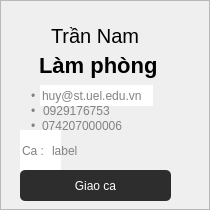
         <widget class="QFrame" name="frame_21">
          <property name="sizePolicy">
           <sizepolicy hsizetype="Preferred" vsizetype="Preferred">
            <horstretch>0</horstretch>
            <verstretch>0</verstretch>
           </sizepolicy>
          </property>
          <property name="minimumSize">
           <size>
            <width>0</width>
            <height>50</height>
           </size>
          </property>
          <property name="styleSheet">
           <string notr="true">#frame_21 {
	background-color: white;
	border-radius:4px;
	border:1px solid #E0E0E0;
}</string>
          </property>
          <property name="frameShape">
           <enum>QFrame::StyledPanel</enum>
          </property>
          <property name="frameShadow">
           <enum>QFrame::Raised</enum>
          </property>
          <widget class="QLineEdit" name="lineEdit_31">
           <property name="geometry">
            <rect>
             <x>0</x>
             <y>20</y>
             <width>191</width>
             <height>31</height>
            </rect>
           </property>
           <property name="styleSheet">
            <string notr="true">QLineEdit {
	font-family: &quot;Montserrat&quot;;
	font-size:20px;
	font-weight:none;
	background-color:transparent;
	border:1px;
}</string>
           </property>
           <property name="text">
            <string>Trần Nam</string>
           </property>
           <property name="alignment">
            <set>Qt::AlignCenter</set>
           </property>
          </widget>
          <widget class="QLineEdit" name="lineEdit_32">
           <property name="geometry">
            <rect>
             <x>40</x>
             <y>50</y>
             <width>121</width>
             <height>31</height>
            </rect>
           </property>
           <property name="styleSheet">
            <string notr="true">QLineEdit {
	font-family: &quot;Montserrat&quot;;
	font-size:22px;
	font-weight:530;
	background-color:transparent;
	border:1px;
}</string>
           </property>
           <property name="text">
            <string>Làm phòng</string>
           </property>
          </widget>
          <widget class="QLabel" name="label_14">
           <property name="geometry">
            <rect>
             <x>31</x>
             <y>85</y>
             <width>21</width>
             <height>21</height>
            </rect>
           </property>
           <property name="styleSheet">
            <string notr="true">QLabel {
	color: #828282;
}</string>
           </property>
           <property name="text">
            <string>•</string>
           </property>
          </widget>
          <widget class="QLineEdit" name="lineEdit_33">
           <property name="geometry">
            <rect>
             <x>40</x>
             <y>85</y>
             <width>113</width>
             <height>21</height>
            </rect>
           </property>
           <property name="styleSheet">
            <string notr="true">QLineEdit {
	border:none;
	color: #828282;
}</string>
           </property>
           <property name="text">
            <string>huy@st.uel.edu.vn</string>
           </property>
          </widget>
          <widget class="QLabel" name="label_15">
           <property name="geometry">
            <rect>
             <x>31</x>
             <y>100</y>
             <width>20</width>
             <height>21</height>
            </rect>
           </property>
           <property name="styleSheet">
            <string notr="true">QLabel {
	color: #828282;
}</string>
           </property>
           <property name="text">
            <string>•</string>
           </property>
          </widget>
          <widget class="QLineEdit" name="lineEdit_34">
           <property name="geometry">
            <rect>
             <x>41</x>
             <y>100</y>
             <width>111</width>
             <height>21</height>
            </rect>
           </property>
           <property name="styleSheet">
            <string notr="true">QLineEdit {
	border:none;
	color: #828282;
	background-color:transparent;
}</string>
           </property>
           <property name="text">
            <string>0929176753</string>
           </property>
          </widget>
          <widget class="QLineEdit" name="lineEdit_35">
           <property name="geometry">
            <rect>
             <x>20</x>
             <y>130</y>
             <width>41</width>
             <height>41</height>
            </rect>
           </property>
           <property name="font">
            <font>
             <pointsize>9</pointsize>
            </font>
           </property>
           <property name="styleSheet">
            <string notr="true">QLineEdit {
	border:none;
	color: #828282;
}</string>
           </property>
           <property name="text">
            <string>Ca :</string>
           </property>
          </widget>
          <widget class="QPushButton" name="pushButton_26">
           <property name="geometry">
            <rect>
             <x>20</x>
             <y>170</y>
             <width>151</width>
             <height>31</height>
            </rect>
           </property>
           <property name="cursor">
            <cursorShape>PointingHandCursor</cursorShape>
           </property>
           <property name="styleSheet">
            <string notr="true">QPushButton {
	font: 11pt &quot;Monteserrat&quot;;
	color: white				;
	border-radius: 5px;
	background-color: #2D2D2D; 
}</string>
           </property>
           <property name="text">
            <string>Giao ca</string>
           </property>
          </widget>
          <widget class="QPushButton" name="pushButton_27">
           <property name="geometry">
            <rect>
             <x>150</x>
             <y>10</y>
             <width>31</width>
             <height>31</height>
            </rect>
           </property>
           <property name="cursor">
            <cursorShape>PointingHandCursor</cursorShape>
           </property>
           <property name="styleSheet">
            <string notr="true">QPushButton {
	background-color: transparent;
	border: none;
}
</string>
           </property>
           <property name="text">
            <string/>
           </property>
           <property name="icon">
            <iconset>
             <normaloff>delete-icon-in-trendy-outline-style-isolated-on-white-background-delete-silhouette-symbol-for-your-website-design-logo-app-ui-illustration-eps10-free-vector.jpg</normaloff>delete-icon-in-trendy-outline-style-isolated-on-white-background-delete-silhouette-symbol-for-your-website-design-logo-app-ui-illustration-eps10-free-vector.jpg</iconset>
           </property>
           <property name="iconSize">
            <size>
             <width>30</width>
             <height>30</height>
            </size>
           </property>
          </widget>
          <widget class="QLineEdit" name="lineEdit_84">
           <property name="geometry">
            <rect>
             <x>50</x>
             <y>130</y>
             <width>51</width>
             <height>41</height>
            </rect>
           </property>
           <property name="font">
            <font>
             <pointsize>9</pointsize>
            </font>
           </property>
           <property name="styleSheet">
            <string notr="true">QLineEdit {
	border:none;
	color: #828282;
	background-color: transparent;
}</string>
           </property>
           <property name="text">
            <string>label</string>
           </property>
          </widget>
          <widget class="QPushButton" name="pushButton_6">
           <property name="geometry">
            <rect>
             <x>120</x>
             <y>140</y>
             <width>81</width>
             <height>23</height>
            </rect>
           </property>
           <property name="cursor">
            <cursorShape>PointingHandCursor</cursorShape>
           </property>
           <property name="styleSheet">
            <string notr="true">QPushButton {
	border: none;
	background-color: transparent;
}</string>
           </property>
           <property name="text">
            <string/>
           </property>
           <property name="icon">
            <iconset>
             <normaloff>images.png</normaloff>images.png</iconset>
           </property>
           <property name="iconSize">
            <size>
             <width>24</width>
             <height>24</height>
            </size>
           </property>
          </widget>
          <widget class="QLabel" name="label_78">
           <property name="geometry">
            <rect>
             <x>31</x>
             <y>110</y>
             <width>20</width>
             <height>31</height>
            </rect>
           </property>
           <property name="styleSheet">
            <string notr="true">QLabel {
	color: #828282;
}</string>
           </property>
           <property name="text">
            <string>•</string>
           </property>
          </widget>
          <widget class="QLineEdit" name="lineEdit_93">
           <property name="geometry">
            <rect>
             <x>40</x>
             <y>110</y>
             <width>111</width>
             <height>31</height>
            </rect>
           </property>
           <property name="styleSheet">
            <string notr="true">QLineEdit {
	border:none;
	color: #828282;
	background-color: transparent;
}</string>
           </property>
           <property name="text">
            <string>074207000006</string>
           </property>
          </widget>
         </widget>
